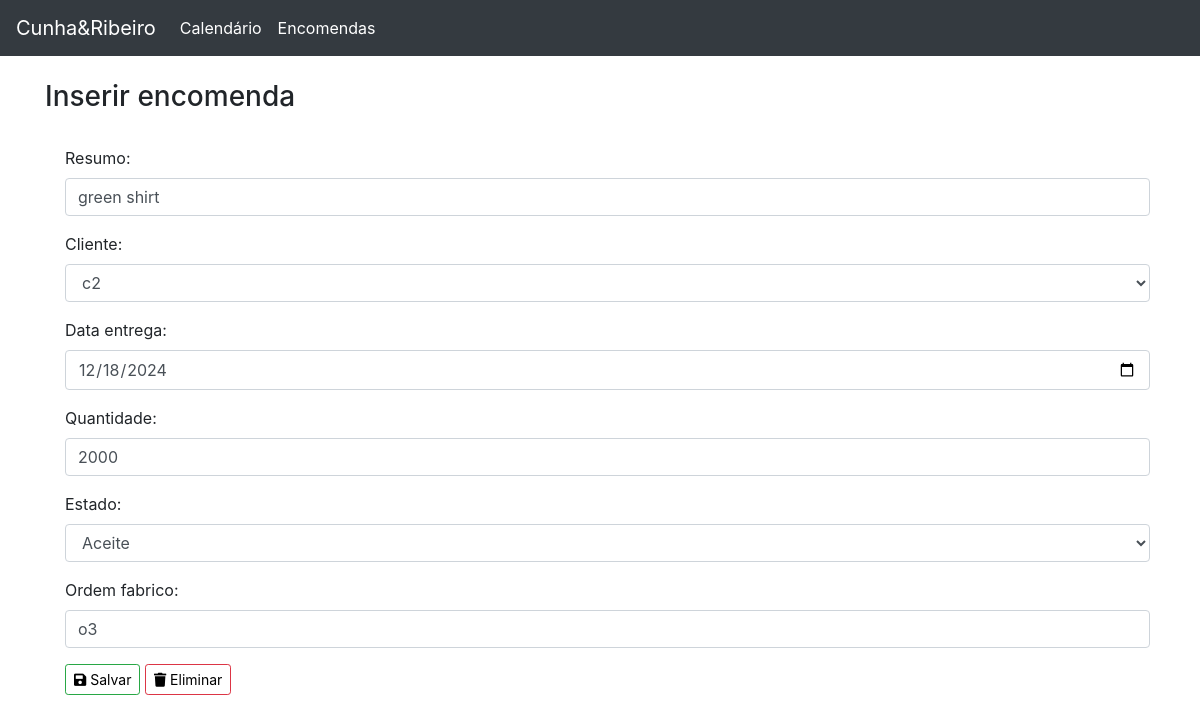
The app's page /encomendas/8/update/ with its own data.
### tasks/models.py (models this page shows, shortened)
class Project(ToDictMixin, models.Model):
    resumo = models.CharField(max_length=200)
    Estados = (
        ('Aceite', 'Aceite'),
        ('Rejeitada', 'Rejeitada'),
        ('Ongoing', 'Ongoing'),
    )
    cliente = models.ForeignKey(cliente, on_delete=models.CASCADE)
    data_entrega = models.DateField()
    quantidade = models.IntegerField()
    estado = models.CharField(max_length=20, choices=Estados)
    ordem_fabrico = models.CharField(max_length=20, null=True, blank=True)

### tasks/views.py (the view)
# urls.py: path('encomendas/<str:pk>/update/', views.update, name='programa-update'),
def update(request, pk):
    data= {}
    Encomenda = Project.objects.get(pk=pk)
    form = ProjectForm(request.POST or None, instance=Encomenda)
    if form.is_valid():
        form.save()
        return redirect('programa-encomendas')
    data['form']= form
    data['obj']= Encomenda
    return render(request, 'tasks/inserir.html', data)

### tasks/forms.py
class ProjectForm(ModelForm):
    class Meta:
        model = Project
        fields = '__all__'
        widgets = {
            'resumo': forms.TextInput(attrs={'class': 'form-control', 'size': 5}),
            'cliente': forms.Select(attrs={'class': 'form-control'}),
            'data_entrega': forms.TextInput(attrs={'class': 'form-control', 'type': 'date'}),
            'quantidade': forms.TextInput(attrs={'class': 'form-control'}),
            'estado': forms.Select(attrs={'class': 'form-control'}),
            'ordem_fabrico': forms.TextInput(attrs={'class': 'form-control'}),
        }

### tasks/models.py (called while the page is built)
    def __str__(self):
        return self.codigo_cliente

### tasks/templates/tasks/inserir.html (shortened to what this page needs)
{% extends 'tasks/base.html' %}
{% block content %}
<br>
<section class="section">
    <div class="container"
        <div class="rows">
            <h3>Inserir encomenda</h3>
            <br>
            <ul class="menu-list">
                <div class="column is-2">
                    <div class="form-group">
                        <div class="aside">
                            <form action="" method="POST">
                                {{ form.as_p }}
                                <button type="submit" class="btn btn-sm btn-success">
                                      <i class="fa fa-save"></i> Salvar</button>
                                {% if obj %}
                                    <a class="btn btn-sm btn-danger" href="{% url 'programa-delete' obj.id %}"title="delete">
                                      <i class="fa fa-trash"></i> Eliminar</a>
                                {% endif %}
                            </form>
                        </div>
                    </div>
                </div>
            </ul>
        </div>
    </div>
{% endblock content %}

### tasks/static/tasks/style.css (style rules this page uses)
ul { height: 100%; padding: 0px 5px 0px 20px; }
a { color: #17a2b8; }
.btn { outline: none; color: black; background-color: transparent; box-shadow: 0 0 0 0; }

### records on screen
Project: resumo "green shirt", cliente "c2", data_entrega "12/18/2024", quantidade "2000", estado "Aceite", ordem_fabrico "o3"
